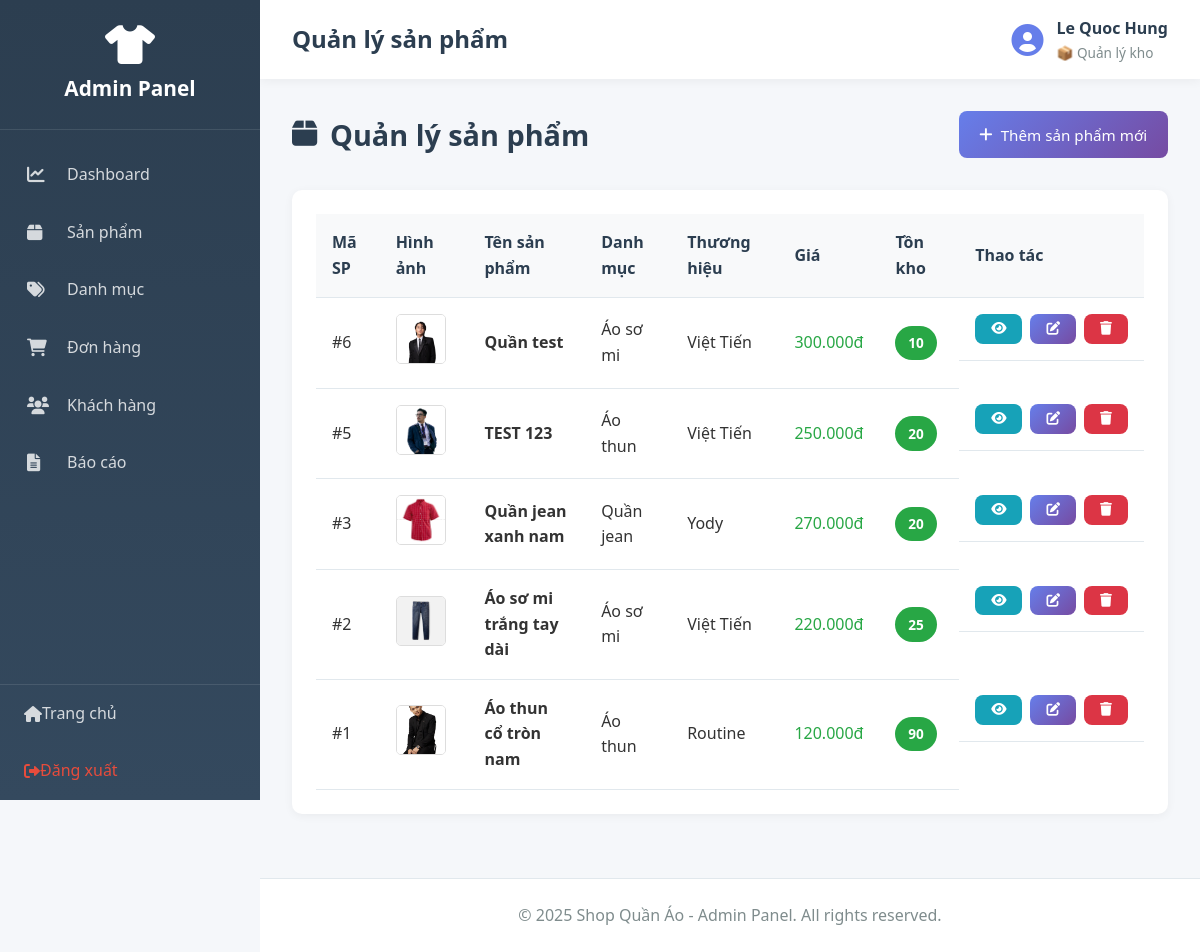
Screenshot of /admin/index.php?action=products (signed in) with the database file from the repository.
### tables this page shows
CREATE TABLE `nhanvien` (
  `MaNV` int(11) NOT NULL,
  `HoTen` varchar(100) DEFAULT NULL,
  `TenDangNhap` varchar(50) DEFAULT NULL,
  `MatKhau` varchar(255) DEFAULT NULL,
  `Email` varchar(100) DEFAULT NULL,
  `SoDienThoai` varchar(15) DEFAULT NULL,
  `MaVaiTro` int(11) DEFAULT NULL,
  `TrangThai` varchar(20) DEFAULT 'active'
);

CREATE TABLE `vaitro` (
  `MaVaiTro` int(11) NOT NULL,
  `TenVaiTro` varchar(50) DEFAULT NULL,
  `QuyenHan` enum('ToanQuyen','NhapXuat','XemBanHang') DEFAULT NULL
);

CREATE TABLE `sanpham` (
  `MaSP` int(11) NOT NULL,
  `TenSP` varchar(100) DEFAULT NULL,
  `MaDM` int(11) DEFAULT NULL,
  `MaTH` int(11) DEFAULT NULL,
  `XuatXu` varchar(100) DEFAULT NULL,
  `MoTa` text DEFAULT NULL,
  `HinhAnh` varchar(255) DEFAULT NULL
);

CREATE TABLE `danhmuc` (
  `MaDM` int(11) NOT NULL,
  `TenDM` varchar(100) DEFAULT NULL,
  `MaDM_Cha` int(11) DEFAULT NULL
);

CREATE TABLE `thuonghieu` (
  `MaTH` int(11) NOT NULL,
  `TenTH` varchar(100) DEFAULT NULL
);

### app/controllers/AdminController.php (called while the page is built, shortened)
<?php
require_once __DIR__ . '/../../core/Controller.php';
class AdminController extends Controller {
    public function products() {
        $productModel = $this->model('Product');
        $products = $productModel->getAllProductsForAdmin();
        $data = [
            'page_title' => 'Quản lý sản phẩm',
            'products' => $products
        ];
        $this->view('admin/products/list', $data);
    }
}
?>

### core/Model.php (called while the page is built, shortened)
<?php
class Model {
    protected $db;
    public function __construct() {
        $this->db = $this->connectDB();
    }
    private function connectDB() {
        $conn = new mysqli(DB_HOST, DB_USER, DB_PASS, DB_NAME);
        $conn->set_charset("utf8mb4");
        return $conn;
    }
    public function query($sql) {
        return $this->db->query($sql);
    }
}
?>

### app/models/Admin.php (called while the page is built, shortened)
<?php
require_once __DIR__ . '/../../core/Model.php';
class Admin extends Model {
    public function isLoggedIn() {
        return isset($_SESSION['admin_id']) && isset($_SESSION['admin_role']);
    }
    public function getCurrentAdmin() {
        $adminId = intval($_SESSION['admin_id']);
        $sql = "SELECT nv.*, vt.TenVaiTro, vt.QuyenHan
                FROM nhanvien nv
                LEFT JOIN vaitro vt ON nv.MaVaiTro = vt.MaVaiTro
                WHERE nv.MaNV = {$adminId}";
        $result = $this->query($sql);
        if ($result && $result->num_rows > 0) {
            return $result->fetch_assoc();
        }
        return null;
    }
}
?>

### app/models/Product.php (called while the page is built, shortened)
<?php
require_once __DIR__ . '/../../core/Model.php';
class Product extends Model {
    public function getAllProductsForAdmin($categoryId = 0) {
        $sql = "SELECT sp.MaSP, sp.TenSP, sp.MoTa, sp.HinhAnh, dm.TenDM, th.TenTH, sp.XuatXu,
                MIN(bt.GiaBan) as GiaThapNhat,
                MAX(bt.GiaBan) as GiaCaoNhat,
                MIN(bt.GiaGoc) as GiaGocThapNhat,
                MAX(bt.GiaGoc) as GiaGocCaoNhat,
                GROUP_CONCAT(DISTINCT bt.MauSac SEPARATOR ', ') as MauSac,
                GROUP_CONCAT(DISTINCT bt.KichThuoc SEPARATOR ', ') as KichThuoc,
                COALESCE(SUM(bt.TonKho), 0) as TongTonKho
                FROM sanpham sp
                LEFT JOIN danhmuc dm ON sp.MaDM = dm.MaDM
                LEFT JOIN thuonghieu th ON sp.MaTH = th.MaTH
                LEFT JOIN sanpham_bienthe bt ON sp.MaSP = bt.MaSP";
        $sql .= " GROUP BY sp.MaSP
                 ORDER BY sp.MaSP DESC";
        $result = $this->query($sql);
        if ($result) {
            return $result->fetch_all(MYSQLI_ASSOC);
        }
        return [];
    }
}
?>

### app/views/admin/products/list.php (the view, shortened to what this page needs)
<?php require_once __DIR__ . '/../../layouts/admin_header.php'; ?>
<div class="page-header">
    <h2><i class="fas fa-box"></i> Quản lý sản phẩm</h2>
    <a href="index.php?action=addProduct" class="btn btn-primary">
        <i class="fas fa-plus"></i> Thêm sản phẩm mới
    </a>
</div>
<div class="admin-card">
    <div class="card-body">
        <?php if (!empty($products)): ?>
        <table class="data-table">
            <thead>
                <tr>
                    <th>Mã SP</th>
                    <th>Hình ảnh</th>
                    <th>Tên sản phẩm</th>
                    <th>Danh mục</th>
                    <th>Thương hiệu</th>
                    <th>Giá</th>
                    <th>Tồn kho</th>
                    <th>Thao tác</th>
                </tr>
            </thead>
            <tbody>
                <?php foreach ($products as $product): ?>
                <tr>
                    <td>#<?php echo $product['MaSP']; ?></td>
                    <td>
                        <?php if (!empty($product['HinhAnh'])): ?>
                            <img src="../public/uploads/products/<?php echo htmlspecialchars($product['HinhAnh']); ?>"
                                 alt="<?php echo htmlspecialchars($product['TenSP']); ?>"
                                 style="width: 50px; height: 50px; object-fit: cover; border-radius: 5px; border: 1px solid #ddd;">
                        <?php else: ?>
                            <div style="width: 50px; height: 50px; background: #f0f0f0; border-radius: 5px; display: flex; align-items: center; justify-content: center;">
                                <i class="fas fa-image" style="color: #ccc; font-size: 20px;"></i>
                            </div>
                        <?php endif; ?>
                    </td>
                    <td>
                        <strong><?php echo htmlspecialchars($product['TenSP']); ?></strong>
                    </td>
                    <td><?php echo htmlspecialchars($product['TenDM']); ?></td>
                    <td><?php echo htmlspecialchars($product['TenTH']); ?></td>
                    <td>
                        <?php if ($product['GiaThapNhat'] == $product['GiaCaoNhat']): ?>
                            <span class="text-success"><?php echo number_format($product['GiaThapNhat'], 0, ',', '.'); ?>đ</span>
                        <?php endif; ?>
                    </td>
                    <td>
                        <?php if ($product['TongTonKho'] < 10): ?>
                            <span class="badge badge-warning"><?php echo $product['TongTonKho']; ?></span>
                        <?php else: ?>
                            <span class="badge badge-success"><?php echo $product['TongTonKho']; ?></span>
                        <?php endif; ?>
                    </td>
                    <td class="actions">
                        <a href="../public/index.php?controller=product&action=detail&id=<?php echo $product['MaSP']; ?>"
                           class="btn btn-sm btn-info"
                           title="Xem"
                           target="_blank">
                            <i class="fas fa-eye"></i>
                        </a>
                        <a href="index.php?action=editProduct&id=<?php echo $product['MaSP']; ?>"
                           class="btn btn-sm btn-primary"
                           title="Sửa">
                            <i class="fas fa-edit"></i>
                        </a>
                        <a href="index.php?action=products&delete=<?php echo $product['MaSP']; ?>"
                           class="btn btn-sm btn-danger"
                           title="Xóa"
                           onclick="return confirm('Bạn có chắc muốn xóa sản phẩm này?')">
                            <i class="fas fa-trash"></i>
                        </a>
                    </td>
                </tr>
                <?php endforeach; ?>
            </tbody>
        </table>
        <?php endif; ?>
    </div>
</div>
<?php require_once __DIR__ . '/../../layouts/admin_footer.php'; ?>

### app/views/layouts/admin_header.php (shortened to what this page needs)
<!DOCTYPE html>
<html lang="vi">
<head>
    <link rel="stylesheet" href="../public/css/admin.css">
    <link rel="stylesheet" href="https://cdnjs.cloudflare.com/ajax/libs/font-awesome/6.0.0/css/all.min.css">
</head>
<body class="admin-panel">
    <?php
    require_once __DIR__ . '/../../models/Admin.php';
    $adminModel = new Admin();
    $currentAdmin = $adminModel->getCurrentAdmin();
    ?>
    <aside class="admin-sidebar">
        <div class="sidebar-header">
            <i class="fas fa-tshirt"></i>
            <h2>Admin Panel</h2>
        </div>
        <nav class="sidebar-nav">
            <a href="index.php?action=dashboard" class="nav-item">
                <i class="fas fa-chart-line"></i>
                <span>Dashboard</span>
            </a>
            <a href="index.php?action=products" class="nav-item">
                <i class="fas fa-box"></i>
                <span>Sản phẩm</span>
            </a>
            <a href="index.php?action=categories" class="nav-item">
                <i class="fas fa-tags"></i>
                <span>Danh mục</span>
            </a>
            <a href="index.php?action=orders" class="nav-item">
                <i class="fas fa-shopping-cart"></i>
                <span>Đơn hàng</span>
            </a>
            <a href="index.php?action=customers" class="nav-item">
                <i class="fas fa-users"></i>
                <span>Khách hàng</span>
            </a>
            <a href="index.php?action=reports" class="nav-item">
                <i class="fas fa-file-alt"></i>
                <span>Báo cáo</span>
            </a>
        </nav>
        <div class="sidebar-footer">
            <a href="../public/index.php" class="nav-item">
                <i class="fas fa-home"></i>
                <span>Trang chủ</span>
            </a>
            <a href="index.php?action=logout" class="nav-item logout">
                <i class="fas fa-sign-out-alt"></i>
                <span>Đăng xuất</span>
            </a>
        </div>
    </aside>
    <div class="admin-main">
        <header class="admin-topbar">
            <div class="topbar-left">
                <h1><?php echo $page_title ?? 'Admin Panel'; ?></h1>
            </div>
            <div class="topbar-right">
                <div class="admin-info">
                    <i class="fas fa-user-circle fa-2x"></i>
                    <div>
                        <strong><?php echo $currentAdmin['HoTen'] ?? 'Admin'; ?></strong>
                        <small>
                            <?php
                            $roleName = $currentAdmin['TenVaiTro'] ?? $_SESSION['admin_role'] ?? 'Nhân viên';
                            $permission = $currentAdmin['QuyenHan'] ?? $_SESSION['admin_permission'] ?? '';
                            $roleIcons = [
                                'ToanQuyen' => '👑',
                                'NhapXuat' => '📦',
                                'XemBanHang' => '👤'
                            ];
                            echo ($roleIcons[$permission] ?? '👤') . ' ' . htmlspecialchars($roleName);
                            ?>
                        </small>
                    </div>
                </div>
            </div>
        </header>
        <main class="admin-content">

### public/css/admin.css (style rules this page uses)
* { margin: 0; padding: 0; box-sizing: border-box; }
body { font-family: 'Segoe UI', Tahoma, Geneva, Verdana, sans-serif; line-height: 1.6; color: #333; background-color: #f5f7fa; }
.admin-panel { display: flex; min-height: 100vh; }
.admin-sidebar { width: 260px; background: linear-gradient(180deg, #2c3e50 0%, #34495e 100%); color: white; position: fixed; height: 100vh; overflow-y: auto; z-index: 1000; }
.sidebar-header { padding: 1.5rem; text-align: center; border-bottom: 1px solid rgba(255,255,255,0.1); }
.sidebar-header i { font-size: 2.5rem; margin-bottom: 0.5rem; }
.sidebar-header h2 { font-size: 1.3rem; margin: 0; }
.sidebar-nav { padding: 1rem 0; }
.sidebar-nav .nav-item { display: flex; align-items: center; padding: 1rem 1.5rem; color: rgba(255,255,255,0.8); text-decoration: none; transition: all 0.3s; border-left: 3px solid transparent; }
.sidebar-nav .nav-item i { width: 24px; margin-right: 1rem; font-size: 1.1rem; }
.sidebar-footer { position: absolute; bottom: 0; width: 100%; border-top: 1px solid rgba(255,255,255,0.1); }
.sidebar-footer .nav-item { display: flex; align-items: center; padding: 1rem 1.5rem; color: rgba(255,255,255,0.8); text-decoration: none; transition: all 0.3s; }
.sidebar-footer .nav-item.logout { color: #e74c3c; }
.admin-main { margin-left: 260px; flex: 1; display: flex; flex-direction: column; min-height: 100vh; }
.admin-topbar { background: white; padding: 1rem 2rem; box-shadow: 0 2px 10px rgba(0,0,0,0.05); display: flex; justify-content: space-between; align-items: center; }
.topbar-left h1 { font-size: 1.5rem; color: #2c3e50; margin: 0; }
.topbar-right { display: flex; align-items: center; gap: 1.5rem; }
.admin-info { display: flex; align-items: center; gap: 0.8rem; }
.admin-info i { color: #667eea; }
.admin-info strong { display: block; color: #2c3e50; }
.admin-info small { display: block; color: #7f8c8d; font-size: 0.85rem; }
.admin-content { flex: 1; padding: 2rem; }
.page-header { display: flex; justify-content: space-between; align-items: center; margin-bottom: 2rem; }
.page-header h2 { font-size: 1.8rem; color: #2c3e50; display: flex; align-items: center; gap: 0.8rem; }
.admin-card { background: white; border-radius: 10px; box-shadow: 0 2px 10px rgba(0,0,0,0.05); margin-bottom: 2rem; }
.admin-card .card-body { padding: 1.5rem; }
.data-table { width: 100%; border-collapse: collapse; }
.data-table thead { background: #f8f9fa; }
.data-table th, .data-table td { padding: 1rem; text-align: left; border-bottom: 1px solid #e1e8ed; }
.data-table th { font-weight: 600; color: #2c3e50; }
.data-table .actions { display: flex; gap: 0.5rem; }
.btn { display: inline-flex; align-items: center; gap: 0.5rem; padding: 0.7rem 1.3rem; border: none; border-radius: 8px; font-size: 0.95rem; font-weight: 500; cursor: pointer; text-decoration: none; transition: all 0.3s; }
.btn-primary { background: linear-gradient(135deg, #667eea 0%, #764ba2 100%); color: white; }
.btn-danger { background-color: #dc3545; color: white; }
.btn-info { background-color: #17a2b8; color: white; }
.btn-sm { padding: 0.5rem 1rem; font-size: 0.85rem; }
.badge { display: inline-block; padding: 0.4rem 0.8rem; border-radius: 20px; font-size: 0.85rem; font-weight: 600; }
.badge-success { background-color: #28a745; color: white; }
.text-success { color: #28a745 !important; }

### rows the page displays
nhanvien: HoTen "Le Quoc Hung", MaVaiTro.QuyenHan "📦", MaVaiTro.TenVaiTro "Quản lý kho"
sanpham: MaSP "6", HinhAnh (picture), TenSP "Quần test", MaDM.TenDM "Áo sơ mi", MaTH.TenTH "Việt Tiến", GiaThapNhat "300.000", TongTonKho "10"
sanpham: MaSP "5", HinhAnh (picture), TenSP "TEST 123", MaDM.TenDM "Áo thun", MaTH.TenTH "Việt Tiến", GiaThapNhat "250.000", TongTonKho "20"
sanpham: MaSP "3", HinhAnh (picture), TenSP "Quần jean xanh nam", MaDM.TenDM "Quần jean", MaTH.TenTH "Yody", GiaThapNhat "270.000", TongTonKho "20"
sanpham: MaSP "2", HinhAnh (picture), TenSP "Áo sơ mi trắng tay dài", MaDM.TenDM "Áo sơ mi", MaTH.TenTH "Việt Tiến", GiaThapNhat "220.000", TongTonKho "25"
sanpham: MaSP "1", HinhAnh (picture), TenSP "Áo thun cổ tròn nam", MaDM.TenDM "Áo thun", MaTH.TenTH "Routine", GiaThapNhat "120.000", TongTonKho "90"

### other values shown
$page_title "Quản lý sản phẩm"
